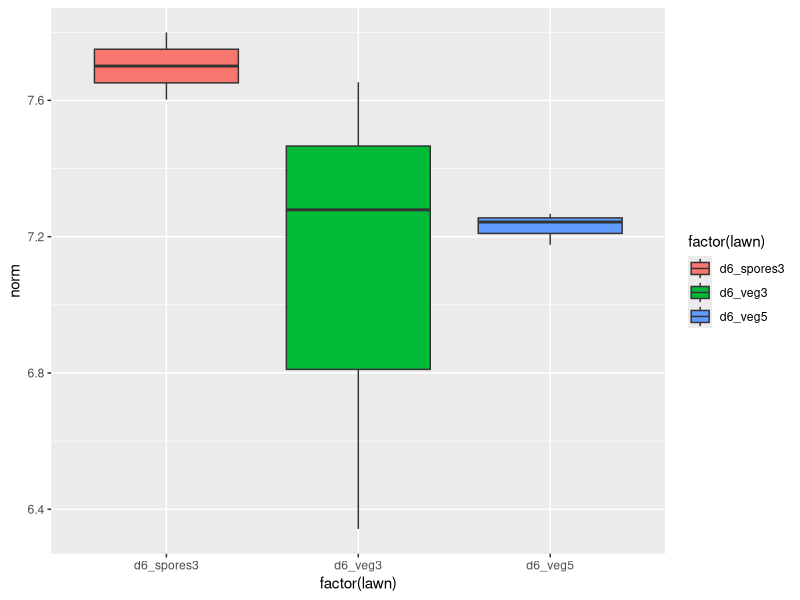
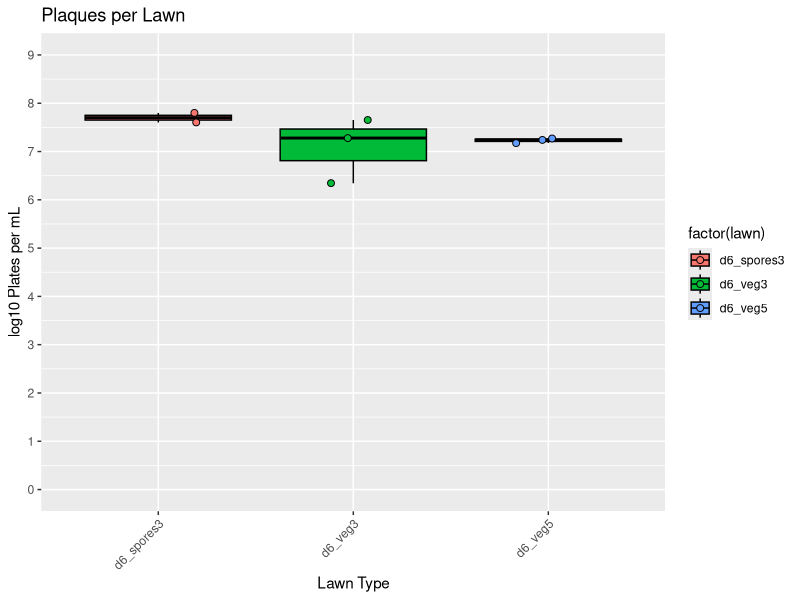
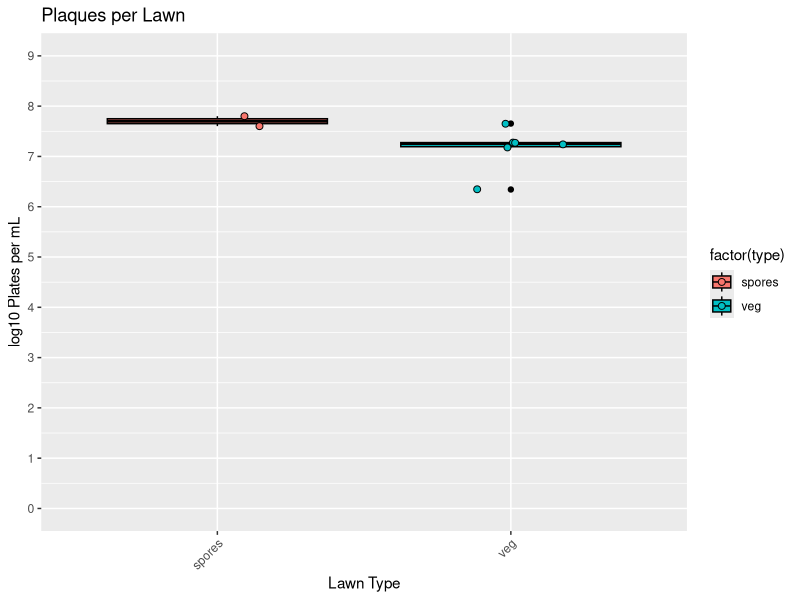

Write R code to recreate these figures, in order.
## ---- chunk 1
library(here)


data_complete<- read.csv(here("PlvGe/data_PlvGe/20250919_1143_SporeLawnvVegLawn.csv"))

data <- data_complete
## turn data that is TNTC or 0 (can't be used to calculate pfu/cfu) into NA
data <- subset(data, data$count!="TNTC" & data$count!="WO" & data$count!="0")

## turn Count column into "numeric" category of data so that R recognizes it is numbers, not words.
data$count <- as.numeric(data$count)

#PFU/mL = PFUs/Innoc uL * 1000uL/1mL * DilutionFactor  (calculate PFU/CFU of viruses/spores)
##make it log10, because that is better for graphing 10^X
data$norm <- log10((data$count)/200 * 1000 * 10^data$dilution)




## ---- chunk 2
library(ggplot2)

ggplot(data, aes(x = factor(lawn), fill = factor(lawn), y = norm )) + geom_boxplot()



ggplot(data, aes(x = factor(lawn), fill = factor(lawn), y = norm )) +
  geom_boxplot(binaxis = "y", stackdir = "center", position = "dodge", color = "black") + ylab("log10 Plates per mL") + ggtitle("Plaques per Lawn") + xlab("Lawn Type")  +  geom_jitter(
    aes(fill = factor(lawn)),  shape = 21, color = "black", width = 0.2, size = 2) + 
scale_y_continuous(limits = c(0, 9), breaks = seq(0, 9, 1))+ 
  theme(axis.text.x = element_text(angle = 45, hjust = 1))

#ggsave(here("PlvGe/figs_PlvGe/SporeVSVeg.png"))

## ---- chunk 3

## null model
a.null <- aov(norm ~ 1, data = data)
summary(a.null)



## basic anova of just does lawn change the number of counts
a1 <- aov(norm ~ lawn,
  data = data)
summary(a1)




## check which model is best, lowest is best!
AIC(a.null, a1)

  
## ---- chunk 4
## what if OD doesn't matter


ggplot(data, aes(x = factor(type), fill = factor(type), y = norm )) +
  geom_boxplot(binaxis = "y", stackdir = "center", position = "dodge", color = "black") + ylab("log10 Plates per mL") + ggtitle("Plaques per Lawn") + xlab("Lawn Type")  +  geom_jitter(
    aes(fill = factor(type)),  shape = 21, color = "black", width = 0.2, size = 2) + 
scale_y_continuous(limits = c(0, 9), breaks = seq(0, 9, 1))+ 
  theme(axis.text.x = element_text(angle = 45, hjust = 1))


## basic anova of just does lawn change the number of counts
a1 <- aov(norm ~ type,
  data = data)
summary(a1)




## check which model is best, lowest is best!
AIC(a.null, a1)
